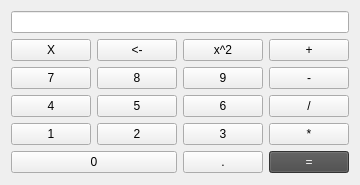
<?xml version="1.0" encoding="UTF-8"?>
<ui version="4.0">
 <class>calculator</class>
 <widget class="QWidget" name="calculator">
  <property name="geometry">
   <rect>
    <x>0</x>
    <y>0</y>
    <width>338</width>
    <height>185</height>
   </rect>
  </property>
  <property name="windowTitle">
   <string>Калькулятор</string>
  </property>
  <layout class="QVBoxLayout" name="verticalLayout">
   <item>
    <widget class="QLineEdit" name="lineEdit"/>
   </item>
   <item>
    <layout class="QGridLayout" name="gridLayout">
     <item row="4" column="3">
      <widget class="QPushButton" name="btn_solve">
       <property name="styleSheet">
        <string notr="true">QPushButton {
	background-color: rgb(72, 72, 72);
	color: #f0f0f0;
}</string>
       </property>
       <property name="text">
        <string>=</string>
       </property>
      </widget>
     </item>
     <item row="3" column="3">
      <widget class="QPushButton" name="btn_multiply">
       <property name="text">
        <string>*</string>
       </property>
      </widget>
     </item>
     <item row="4" column="2">
      <widget class="QPushButton" name="btn_dot">
       <property name="text">
        <string>.</string>
       </property>
      </widget>
     </item>
     <item row="1" column="0">
      <widget class="QPushButton" name="btn_seven">
       <property name="text">
        <string>7</string>
       </property>
      </widget>
     </item>
     <item row="1" column="1">
      <widget class="QPushButton" name="btn_eight">
       <property name="text">
        <string>8</string>
       </property>
      </widget>
     </item>
     <item row="2" column="2">
      <widget class="QPushButton" name="btn_sixth">
       <property name="text">
        <string>6</string>
       </property>
      </widget>
     </item>
     <item row="2" column="0">
      <widget class="QPushButton" name="btn_four">
       <property name="text">
        <string>4</string>
       </property>
      </widget>
     </item>
     <item row="2" column="1">
      <widget class="QPushButton" name="btn_five">
       <property name="text">
        <string>5</string>
       </property>
      </widget>
     </item>
     <item row="1" column="2">
      <widget class="QPushButton" name="btn_nine">
       <property name="text">
        <string>9</string>
       </property>
      </widget>
     </item>
     <item row="3" column="0">
      <widget class="QPushButton" name="btn_one">
       <property name="text">
        <string>1</string>
       </property>
      </widget>
     </item>
     <item row="2" column="3">
      <widget class="QPushButton" name="btn_divide">
       <property name="text">
        <string>/</string>
       </property>
      </widget>
     </item>
     <item row="3" column="1">
      <widget class="QPushButton" name="btn_two">
       <property name="text">
        <string>2</string>
       </property>
      </widget>
     </item>
     <item row="3" column="2">
      <widget class="QPushButton" name="btn_three">
       <property name="text">
        <string>3</string>
       </property>
      </widget>
     </item>
     <item row="1" column="3">
      <widget class="QPushButton" name="btn_minus">
       <property name="text">
        <string>-</string>
       </property>
      </widget>
     </item>
     <item row="4" column="0" colspan="2">
      <widget class="QPushButton" name="btn_zero">
       <property name="text">
        <string>0</string>
       </property>
      </widget>
     </item>
     <item row="0" column="0">
      <widget class="QPushButton" name="btn_clear">
       <property name="text">
        <string>X</string>
       </property>
      </widget>
     </item>
     <item row="0" column="1">
      <widget class="QPushButton" name="btn_back">
       <property name="text">
        <string>&lt;-</string>
       </property>
      </widget>
     </item>
     <item row="0" column="2">
      <widget class="QPushButton" name="btn_degree">
       <property name="text">
        <string>x^2</string>
       </property>
      </widget>
     </item>
     <item row="0" column="3">
      <widget class="QPushButton" name="btn_plus">
       <property name="text">
        <string>+</string>
       </property>
      </widget>
     </item>
    </layout>
   </item>
  </layout>
 </widget>
 <resources/>
 <connections/>
</ui>
